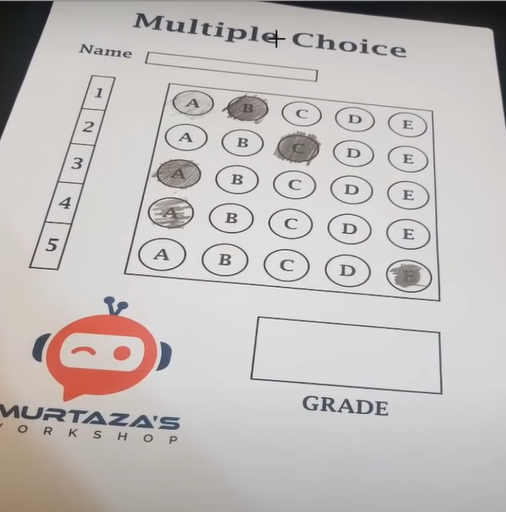
#> input picture test.png, 506 x 512 px
$ python main.py
#> lines starting #> are read from the running program, lines starting #| are printed output that depends on the picture; after the words box and inside, x2 and y2 are one past the last pixel; in counts of white or black regions, pixels touching at a corner belong together
### utils.py
import cv2
import numpy as np


def rectCounters(contours):
    rectCon=[]
    for i in contours:
        area =cv2.contourArea(i)
        #print("Area", area)
        if area>100:
            peri = cv2.arcLength(i,True)
            approx = cv2.approxPolyDP(i,0.02*peri,True)
            # print("Corner Points",len(approx))
            if len(approx)==4:
                # print(True)
                rectCon.append(i)
    rectCon=sorted(rectCon,key=cv2.contourArea, reverse=True)
    # print(rectCon)
    return rectCon

def getCornerPoints(cont):
    peri=cv2.arcLength(cont,True)
    approx=cv2.approxPolyDP(cont,0.02*peri,True)
    return approx

def recorder(myPoints):
    myPoints=myPoints.reshape((4,2))
    myPointsNew=np.zeros((4,1,2),np.int32)
    add=myPoints.sum(1)
    # print(myPoints)
    # print(add)

    myPointsNew[0]=myPoints[np.argmin(add)] #[0,0]
    myPointsNew[3]=myPoints[np.argmax(add)] #[w,h]

    diff=np.diff(myPoints,axis=1)
    myPointsNew[1]=myPoints[np.argmin(diff)] #[w,0]
    myPointsNew[2]=myPoints[np.argmax(diff)] #[0,h]
    # print(myPointsNew)

    return myPointsNew


def splitBoxes(img):
    rows=np.vsplit(img,5)
    boxex=[]
    for r in rows:
        cols=np.hsplit(r,5)
        for box in cols:
            boxex.append(box)
    # cv2.imshow("split",rows[2])
    return boxex


def showAnswer(img,myIndex,grading,ans,questions,choices):
    secW=int(img.shape[1]/questions)
    secH=int(img.shape[0]/choices)

    for x in range(questions):
        myAns=myIndex[x]
        cX=(myAns*secW)+secW//2
        cY=(x*secH)+secH//2

        if grading[x]==1:
            myColor=(0,255,0)
        else:
            myColor=(0,0,255)
            correctAns=ans[x]
            dX=(correctAns*secW)+secW//2
            cv2.circle(img,(dX,cY),40,(0,255,0),cv2.FILLED)

        cv2.circle(img,(cX,cY),40,myColor,cv2.FILLED)

    return img

### main.py
import cv2
import numpy as np
from utils import *

################################################################
path="test.png"
widthImg=700
heightImg=700
questions=5
choices=5
ans=[1,2,0,1,4]

################################################################

img=cv2.imread(path)
#> img is the input picture: shape (512, 506, 3); mean B, G, R 187.9, 189.8, 194.5

#processing
img=cv2.resize(img,(widthImg,heightImg))
#> img: shape (700, 700, 3)
imgContours=img.copy()
imgFinal=img.copy()
imgBiggestContours=img.copy()
imgGray=cv2.cvtColor(img,cv2.COLOR_BGR2GRAY)
imgBlur=cv2.GaussianBlur(imgGray,(5,5),1)
imgCanny=cv2.Canny(imgBlur,10,30)
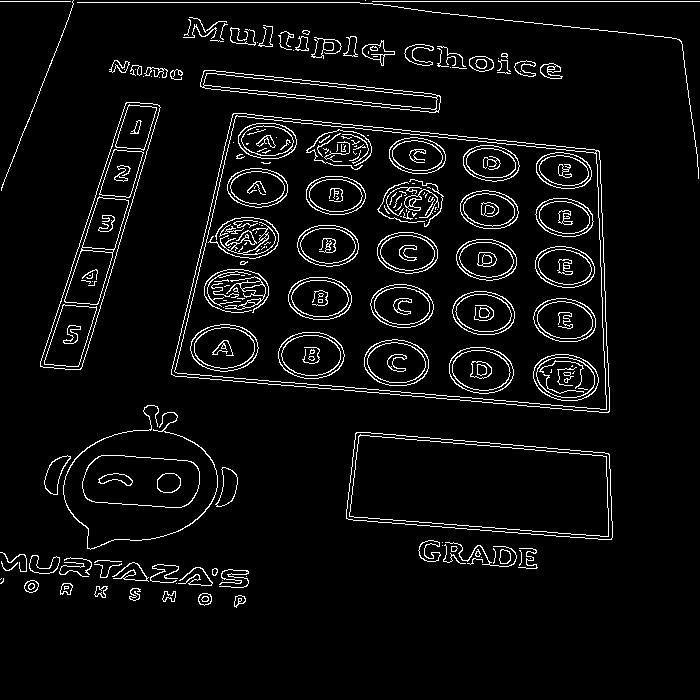
#> imgCanny: shape (700, 700); 5.2% white in thin lines or dots, all inside (x1, y1, x2, y2) = (0, 0, 700, 608)

#finding all contours
contours, hierarchy= cv2.findContours(imgCanny,cv2.RETR_EXTERNAL,cv2.CHAIN_APPROX_NONE)
#> contours = 88 contours, 50 with area under 20; largest, box (x1, y1, x2, y2) and area: (171, 113, 610, 413) 106688, (346, 432, 613, 540) 22794, (40, 102, 161, 370) 10458, (82, 455, 200, 508) 5181, (200, 70, 441, 113) 4385
cv2.drawContours(imgContours,contours,-1,(0,255,0),2)
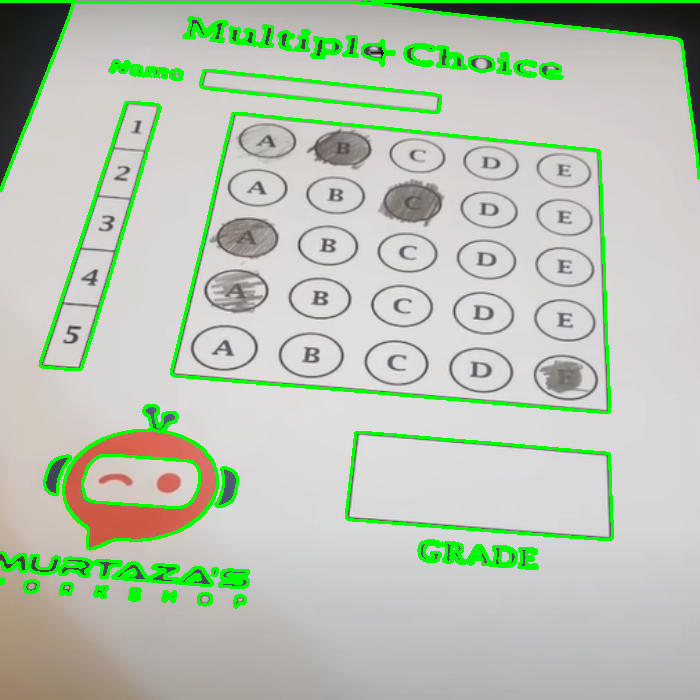
#> imgContours: shape (700, 700, 3); mean B, G, R 178.8, 196, 185

#find rectangles
rectCon=rectCounters(contours)
#> the loop in rectCounters, `for i in contours:` made 88 passes
#> (area, peri, approx) on passes 42, 44, 45, 50: (22793.5, 712.6, [[355, 433], [348, 519], [612, 537], [608, 453]]), (106688.5, 1386.7, [[232, 114], [171, 374], [609, 411], [598, 150]]), (10457.5, 672.7, [[157, 104], [125, 103], [40, 366], [82, 366]]), (4385, 530.9, [[200, 82], [429, 112], [440, 102], [215, 70]])
#> after the loop in rectCounters, `for i in contours:`: rectCon = 4 contours; box (x1, y1, x2, y2) and area: (171, 113, 610, 413) 106688, (346, 432, 613, 540) 22794, (40, 102, 161, 370) 10458, (200, 70, 441, 113) 4385
biggestContour=getCornerPoints(rectCon[0])
#> in getCornerPoints, `peri=cv2.arcLength(cont,True)`: peri = 1386.7
#> in getCornerPoints, `approx=cv2.approxPolyDP(cont,0.02*peri,True)`: approx = [[232, 114], [171, 374], [609, 411], [598, 150]]
#> biggestContour = [[232, 114], [171, 374], [609, 411], [598, 150]]
# print(biggestContour.shape)
gradePoints=getCornerPoints(rectCon[1])
#> gradePoints = [[355, 433], [348, 519], [612, 537], [608, 453]]


if biggestContour.size!=0 and gradePoints.size!=0:
    cv2.drawContours(imgBiggestContours,biggestContour,-1,(0,255,0),10)
    cv2.drawContours(imgBiggestContours,gradePoints,-1,(255,0,0),10)

    biggestContour=recorder(biggestContour)
#> in recorder, `myPoints=myPoints.reshape((4,2))`: myPoints = [[232, 114], [171, 374], [609, 411], [598, 150]]
#> in recorder, `add=myPoints.sum(1)`: add = [346, 545, 1020, 748]
#> in recorder, `diff=np.diff(myPoints,axis=1)`: diff = [-118, 203, -198, -448]
#> biggestContour = [[232, 114], [598, 150], [171, 374], [609, 411]]
    gradePoints=recorder(gradePoints)
#> gradePoints = [[355, 433], [608, 453], [348, 519], [612, 537]]


    pt1=np.float32(biggestContour)
#> pt1 = [[232, 114], [598, 150], [171, 374], [609, 411]]
    pt2=np.float32([[0,0],[widthImg,0],[0,heightImg],[widthImg,heightImg]])
    matrix=cv2.getPerspectiveTransform(pt1,pt2)
#> matrix = [[1.94, 0.455, -501.7], [-0.328, 3.33, -303.9], [-0.000131, 0.000772, 1]]
    imgWarpColored=cv2.warpPerspective(img,matrix,(widthImg,heightImg))

    ptG1=np.float32(gradePoints)
#> ptG1 = [[355, 433], [608, 453], [348, 519], [612, 537]]
    ptG2=np.float32([[0,0],[350,0],[0,150],[350,150]])
    matrixG=cv2.getPerspectiveTransform(ptG1,ptG2)
#> matrixG = [[1.58, 0.129, -616.2], [-0.17, 2.15, -869.3], [-0.000196, 0.000591, 1]]
    imgGradeColored=cv2.warpPerspective(img,matrixG,(350,150))
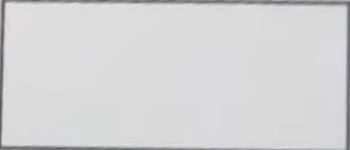
#> imgGradeColored: shape (150, 350, 3); mean B, G, R 213.3, 212.4, 212.5

    #apply thresolt
    imgWarpGray=cv2.cvtColor(imgWarpColored,cv2.COLOR_BGR2GRAY)
    imgThresh=cv2.threshold(imgWarpGray,155,255,cv2.THRESH_BINARY_INV)[1]
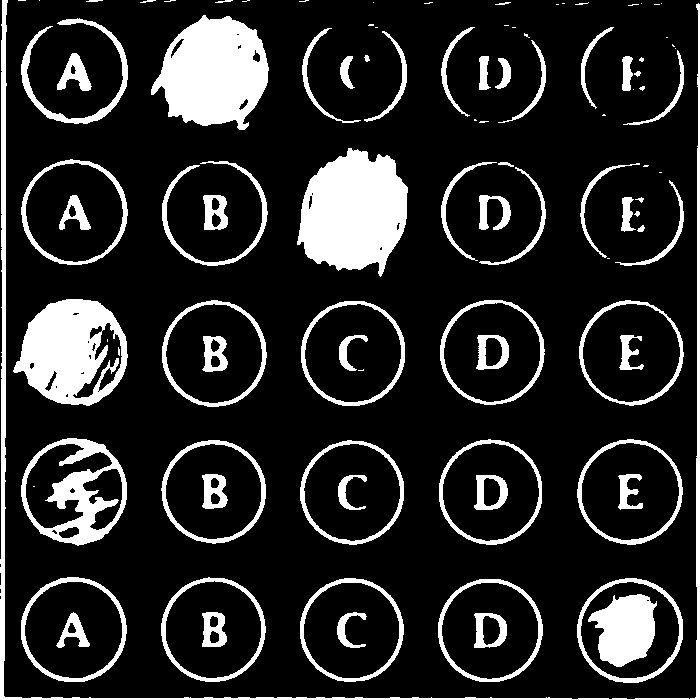
#> imgThresh: shape (700, 700); 16% white; 98 white regions (35 under 20 px), largest, box (x1, y1, x2, y2) and area: (297, 148, 408, 277) 10213, (151, 15, 269, 130) 9286, (13, 299, 128, 406) 7784

    boxex=splitBoxes(imgThresh)
#> in splitBoxes, `rows=np.vsplit(img,5)`: rows = 5 items
#> the loop in splitBoxes, `for r in rows:` made 5 passes
#> after the loop in splitBoxes, `for r in rows:`: boxex = 25 items
#> boxex = 25 items
    # cv2.imshow("boxex",boxex[2])

    #getting nonzero values of each box
    myPixellVal=np.zeros((questions,choices))
    countC=0
    countR=0
    for image in boxex:
        totalPixels=cv2.countNonZero(image)
        myPixellVal[countR][countC]=totalPixels
        countC+=1
        if countC==choices: countR+=1 ; countC=0
#> this loop made 25 passes
#> totalPixels on passes 1 to 8: 3071, 9361, 1304, 1470, 1467, 2552, 1892, 10213
#> after the loop, countC = 0; countR = 5; myPixellVal = [[3071, 9361, 1304, 1470, 1467], [2552, 1892, 10213, 1707, 1756], [8418, 1966, 1695, 1851, 2027], [4765, 2006, 1688, 1888, 2297], [2898, 2272, 2068, 2228, 5590]]
    # print(myPixellVal)

    #FINDING INDEX VALUES OF THE MARKINGS
    myIndex=[]
    for x in range(questions):
        arr=myPixellVal[x]
        myIndexVal=np.where(arr==np.amax(arr))
        # print(myIndexVal[0])
        myIndex.append(myIndexVal[0][0])
#> this loop made 5 passes
#> (arr, myIndexVal) on passes 1 to 5: ([3071, 9361, 1304, 1470, 1467], ([1],)), ([2552, 1892, 10213, 1707, 1756], ([2],)), ([8418, 1966, 1695, 1851, 2027], ([0],)), ([4765, 2006, 1688, 1888, 2297], ([0],)), ([2898, 2272, 2068, 2228, 5590], ([4],))
#> after the loop, myIndex = [1, 2, 0, 0, 4]
    print(myIndex)
#| [1, 2, 0, 0, 4]

    #GRADING
    grading=[]
    for x in range(questions):
        if ans[x]==myIndex[x]:
            grading.append(1)
        else: grading.append(0)
#> after the loop, grading = [1, 1, 1, 0, 1]
    # print(grading)

    score=(sum(grading)/questions)*100 #final Grade
#> score = 80
    # print(score)

    #DISPLAYING ANSWERS
    imgResult=imgWarpColored.copy()
    imgResult=showAnswer(imgResult,myIndex,grading,ans,questions,choices)
#> the loop in showAnswer, `for x in range(questions):` made 5 passes
#> (myAns, cX) on passes 1 to 5: (1, 210), (2, 350), (0, 70), (0, 70), (4, 630)
#> after the loop in showAnswer, `for x in range(questions):`:
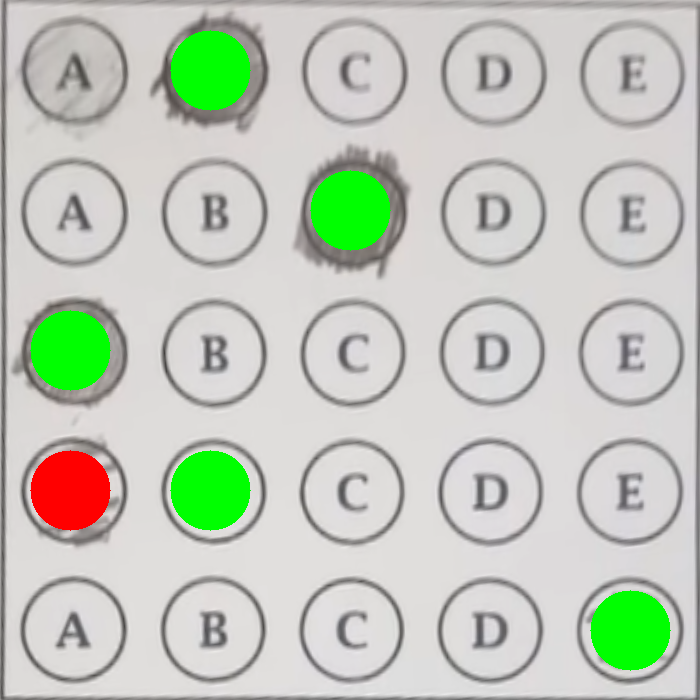
#> img: shape (700, 700, 3); mean B, G, R 186.6, 200.6, 192.6

    imRawDrawing=np.zeros_like(imgWarpColored)
    imRawDrawing=showAnswer(imRawDrawing,myIndex,grading,ans,questions,choices)
#> call 2 of showAnswer, with questions = 5, choices = 5
#> the loop in showAnswer (call 2), `for x in range(questions):` made 5 passes
#> after the loop in showAnswer (call 2), `for x in range(questions):`:
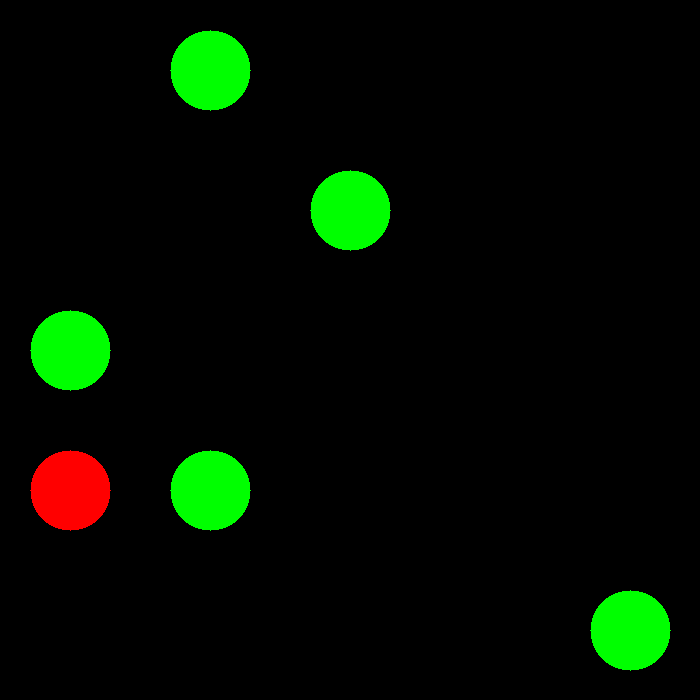
#> img: shape (700, 700, 3); mean B, G, R 0, 13.1, 2.6
    invMatrix=cv2.getPerspectiveTransform(pt2,pt1)
#> invMatrix = [[0.54, -0.127, 232], [0.0556, 0.283, 114], [2.79e-05, -0.000236, 1]]
    imgInvWrap=cv2.warpPerspective(imRawDrawing,invMatrix,(widthImg,heightImg))

    imgRawGrade=np.zeros_like(imgGradeColored)
    cv2.putText(imgRawGrade,str(int(score))+"%",(60,100),cv2.FONT_HERSHEY_COMPLEX,3,(0,255,255),3)
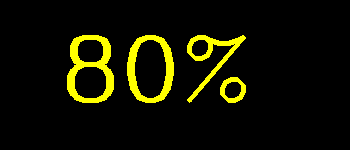
#> imgRawGrade: shape (150, 350, 3); mean of channels 0, 1, 2 0, 17.9, 17.9; drawn as B, G, R
    invMatrixG=cv2.getPerspectiveTransform(ptG2,ptG1)
#> invMatrixG = [[0.78, -0.144, 355], [0.0997, 0.427, 433], [9.38e-05, -0.000281, 1]]
    imgInvGrade=cv2.warpPerspective(imgRawGrade,invMatrixG,(widthImg,heightImg))

    imgFinal=cv2.addWeighted(imgFinal,1,imgInvWrap,1,0)
    imgFinal=cv2.addWeighted(imgFinal,1,imgInvGrade,1,0)

# [11 lines of commented-out code are left out]
cv2.imshow("Image Final", imgFinal)

cv2.waitKey(0)

$ run again, with img_5.2.jpg saved as test.png
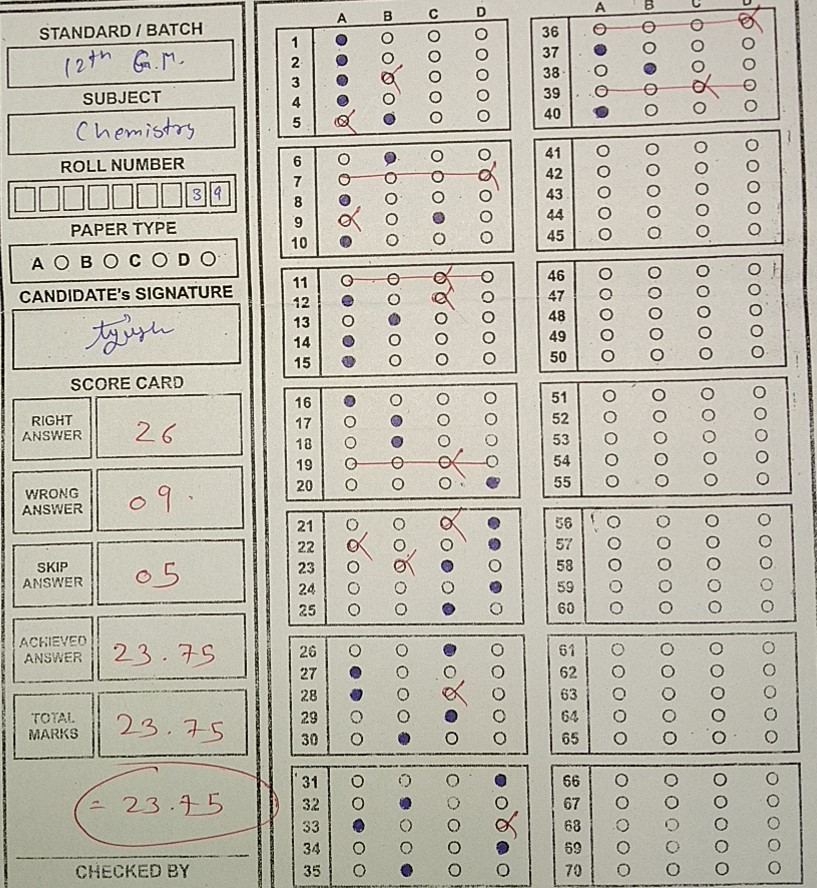
#> input picture img_5.2.jpg, 817 x 888 px
#> img is the input picture: shape (888, 817, 3); mean B, G, R 173.2, 185.8, 189.6
#> `imgCanny=cv2.Canny(imgBlur,10,30)`:
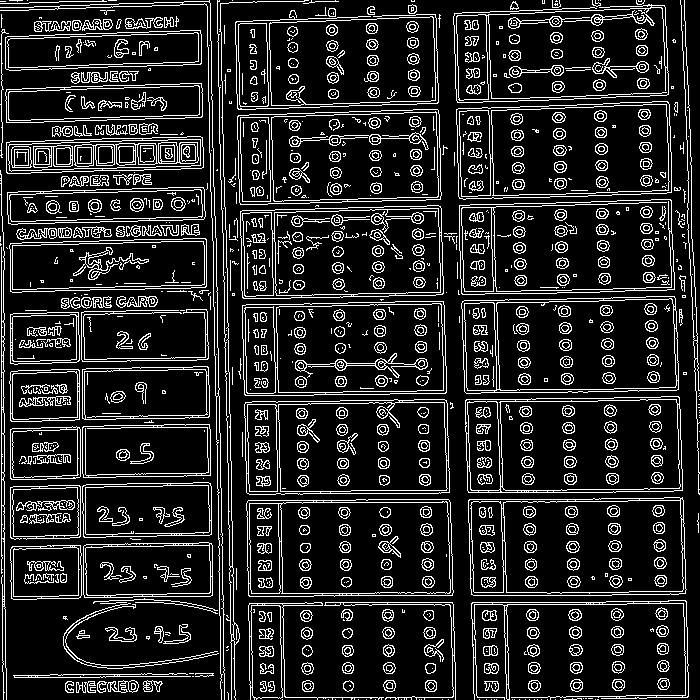
#> imgCanny: shape (700, 700); 14.8% white in thin lines or dots
#> contours = 357 contours, 211 with area under 20; largest, box (x1, y1, x2, y2) and area: (468, 497, 687, 596) 20644, (465, 396, 683, 493) 20118, (461, 296, 679, 394) 19930, (246, 499, 454, 597) 19540, (456, 101, 672, 200) 19388
#> imgContours: shape (700, 700, 3); mean B, G, R 144.9, 204, 158.1
#> the loop in rectCounters, `for i in contours:` made 357 passes
#> (area, peri, approx) on passes 54, 116, 117, 121, 122, 124: (261.5, 505.5, [[190, 676], [13, 675]]), (3691.5, 248, [[80, 545], [12, 546], [11, 598], [80, 597]]), (6842.5, 364.4, [[212, 545], [86, 544], [84, 597], [210, 596]]), (19539.5, 604.5, [[450, 502], [248, 500], [248, 595], [452, 595]]), (20644, 627.9, [[682, 497], [469, 499], [471, 594], [685, 593]]), (6737.5, 362.4, [[210, 483], [83, 485], [83, 536], [209, 535]])
#> after the loop in rectCounters, `for i in contours:`: rectCon = 25 contours; largest, box (x1, y1, x2, y2) and area: (468, 497, 687, 596) 20644, (465, 396, 683, 493) 20118, (461, 296, 679, 394) 19930, (246, 499, 454, 597) 19540, (456, 101, 672, 200) 19388
#> in getCornerPoints, `peri=cv2.arcLength(cont,True)`: peri = 627.9
#> in getCornerPoints, `approx=cv2.approxPolyDP(cont,0.02*peri,True)`: approx = [[682, 497], [469, 499], [471, 594], [685, 593]]
#> `gradePoints=getCornerPoints(rectCon[1])`: gradePoints = [[679, 397], [466, 399], [467, 490], [682, 490]]
#> myPoints = [[682, 497], [469, 499], [471, 594], [685, 593]]
#> add = [1179, 968, 1065, 1278]
#> diff = [-185, 30, 123, -92]
#> `biggestContour=recorder(biggestContour)`: biggestContour = [[469, 499], [682, 497], [471, 594], [685, 593]]
#> `gradePoints=recorder(gradePoints)`: gradePoints = [[466, 399], [679, 397], [467, 490], [682, 490]]
#> pt1 = [[469, 499], [682, 497], [471, 594], [685, 593]]
#> matrix = [[3.48, -0.0733, -1597.2], [0.0729, 7.76, -3908.5], [5.25e-05, 4.91e-05, 1]]
#> ptG1 = [[466, 399], [679, 397], [467, 490], [682, 490]]
#> matrixG = [[1.84, -0.0202, -849.8], [0.0171, 1.82, -735.5], [0.000114, 0.000108, 1]]
#> imgThresh: shape (700, 700); 13% white; 36 white regions, largest, box (x1, y1, x2, y2) and area: (0, 3, 700, 700) 28030, (34, 445, 83, 519) 1987, (456, 570, 497, 652) 1631
#> rows = 5 items
#> the loop in splitBoxes, `for r in rows:` made 5 passes
#> after the loop in splitBoxes, `for r in rows:`: boxex = 25 items
#> the loop `for image in boxex:` made 25 passes
#> totalPixels on passes 1 to 8: 4198, 2591, 2901, 3198, 3668, 3610, 1194, 1313
#> after the loop `for image in boxex:`: countC = 0; countR = 5; myPixellVal = [[4198, 2591, 2901, 3198, 3668], [3610, 1194, 1313, 1375, 2060], [3593, 1255, 1328, 1432, 1988], [3959, 1311, 1331, 1528, 2166], [5645, 2578, 2520, 3051, 4055]]
#> the loop `for x in range(questions):` made 5 passes
#> after the loop `for x in range(questions):`: myIndex = [0, 0, 0, 0, 0]
#| [0, 0, 0, 0, 0]
#> after the loop `for x in range(questions):`: grading = [0, 0, 1, 0, 0]
#> score = 20
#> invMatrix = [[0.294, -0.000188, 469], [-0.0103, 0.132, 499], [-1.49e-05, -6.47e-06, 1]]
#> `cv2.putText(imgRawGrade,str(int(score))+"%",(60,100),cv2.FONT_HERSHEY_..`:
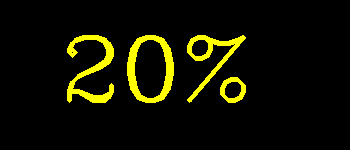
#> imgRawGrade: shape (150, 350, 3); mean of channels 0, 1, 2 0, 16.7, 16.7; drawn as B, G, R
#> invMatrixG = [[0.567, -0.0214, 466], [-0.0301, 0.577, 399], [-6.14e-05, -6e-05, 1]]
